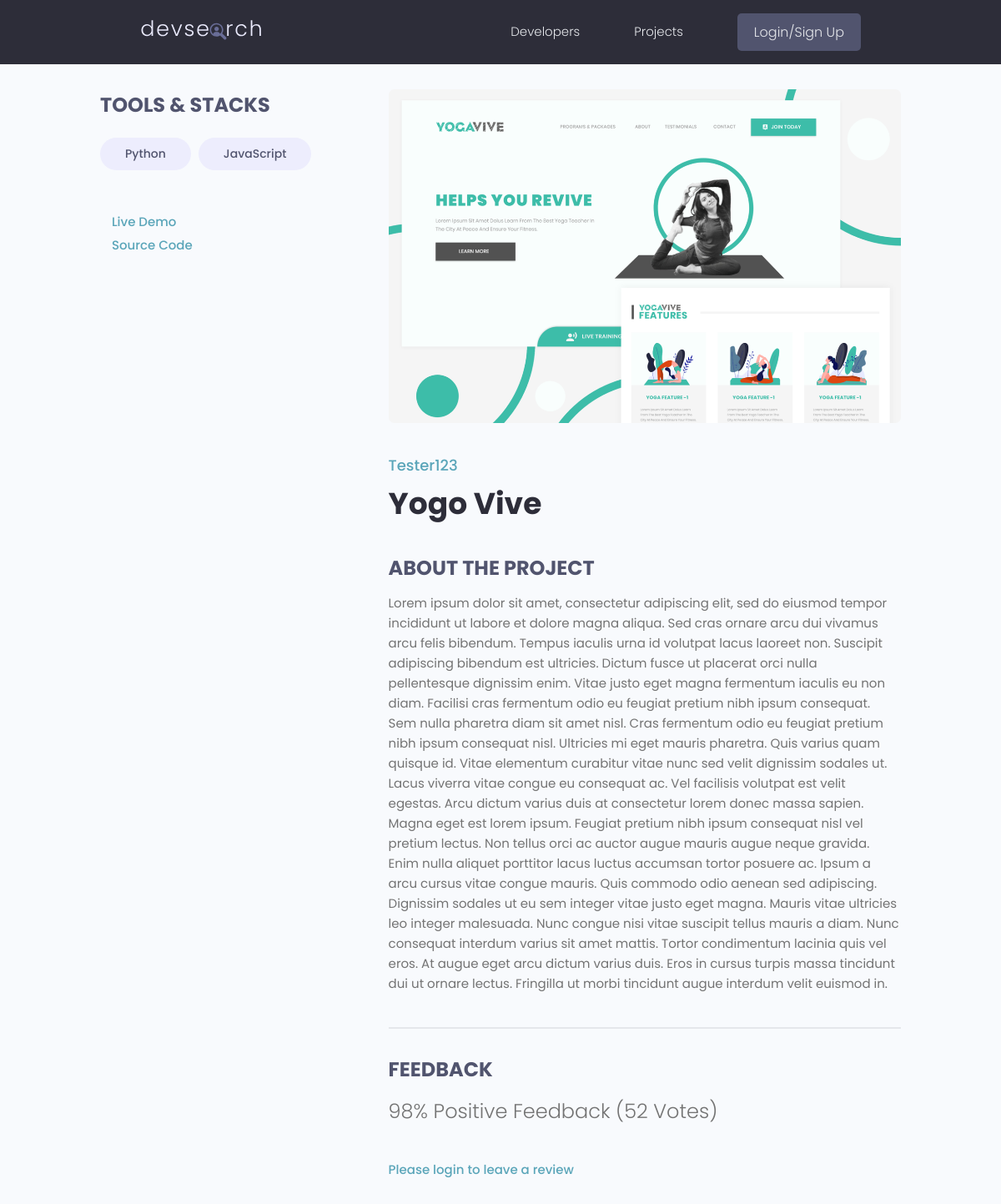
/projects/project/a10aabe8-fe93-4bb5-a4e2-f6f4116ffcdc/, run on an earlier commit of the app's database.
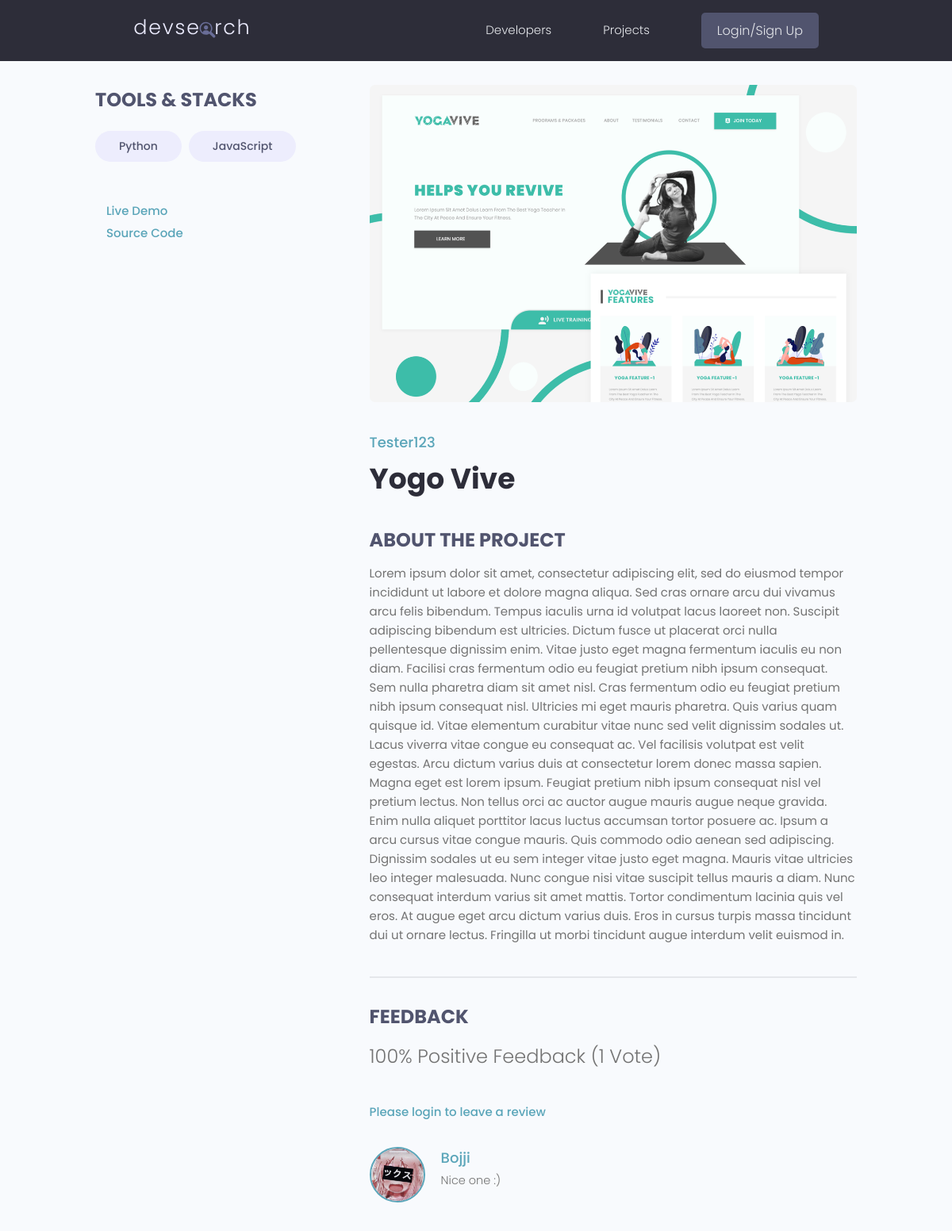
And on a later commit of the database.
### projects/models.py (models this page shows, shortened)
class Tag(models.Model):
    name = models.CharField(max_length=200)
    created = models.DateTimeField(auto_now_add=True)
    id = models.UUIDField(default=uuid.uuid4, unique=True,
                          primary_key=True, editable=False)
    def __str__(self) -> str:
        return self.name

class Project(models.Model):
    owner = models.ForeignKey(
        Profile, null=True, blank=True, on_delete=models.CASCADE)
    title = models.CharField(max_length=200)
    description = models.TextField(null=True, blank=True)
    featured_image = models.ImageField(
        null=True, blank=True, default="default.jpg")
    demo_link = models.CharField(max_length=2000, null=True, blank=True)
    src_link = models.CharField(max_length=2000, null=True, blank=True)
    tags = models.ManyToManyField('Tag', blank=True)
    vote_total = models.IntegerField(default=0, null=True, blank=True)
    vote_ratio = models.IntegerField(default=0, null=True, blank=True)
    created = models.DateTimeField(auto_now_add=True)
    id = models.UUIDField(default=uuid.uuid4, unique=True,
                          primary_key=True, editable=False)
    class Meta:
        ordering = ['-vote_ratio', '-vote_total', 'title']
    @property
    def image_url(self):
        try:
            url = self.featured_image.url
        except:
            url = ''
        return url
    @property
    def reviewers(self):
        queryset = self.review_set.all().values_list('owner__id', flat=True)
        return queryset

class Review(models.Model):
    VOTE_TYPE = (('up', 'Up Vote'), ('down', 'Down Vote'))
    owner = models.ForeignKey(
        Profile, on_delete=models.CASCADE, null=True, blank=True)
    project = models.ForeignKey(Project, on_delete=models.CASCADE)
    body = models.TextField(null=True, blank=True)
    value = models.CharField(max_length=10, choices=VOTE_TYPE)
    created = models.DateTimeField(auto_now_add=True)
    id = models.UUIDField(default=uuid.uuid4, unique=True,
                          primary_key=True, editable=False)
    class Meta:
        unique_together = [['owner', 'project']]

### users/models.py (models this page shows, shortened)
class Profile(models.Model):
    id = models.UUIDField(default=uuid.uuid4, unique=True,
                          primary_key=True, editable=False)
    user = models.OneToOneField(
        User, on_delete=models.CASCADE, null=True, blank=True)
    name = models.CharField(max_length=200, blank=True, null=True)
    username = models.CharField(max_length=200, blank=True, null=True)
    location = models.CharField(max_length=200, blank=True, null=True)
    email = models.EmailField(max_length=500, blank=True, null=True)
    short_intro = models.CharField(max_length=200, blank=True, null=True)
    bio = models.TextField(blank=True, null=True)
    profile_img = models.ImageField(
        null=True, blank=True, upload_to='profiles/', default='profiles/user-default.png')
    social_github = models.CharField(max_length=200, blank=True, null=True)
    social_twitter = models.CharField(max_length=200, blank=True, null=True)
    social_linkedin = models.CharField(max_length=200, blank=True, null=True)
    social_youtube = models.CharField(max_length=200, blank=True, null=True)
    social_website = models.CharField(max_length=200, blank=True, null=True)
    created = models.DateTimeField(auto_now_add=True)
    class Meta:
        ordering = ['created']

### projects/views.py (the view, shortened to what this page needs)
# urls.py: path('project/<str:pk>/', views.project, name='project'),
def project(request, pk):
    project_obj = Project.objects.get(id=pk)
    form = ReviewForm()
    context = {'project': project_obj, 'form': form}
    return render(request, 'projects/single-project.html', context)

### projects/templates/projects/single-project.html (shortened to what this page needs)
{% extends 'main.html' %}
{% block content %}
<main class="singleProject my-md">
    <div class="container">
        <div class="layout">
            <div class="column column--1of3">
                <h3 class="singleProject__subtitle">Tools & Stacks</h3>
                <div class="singleProject__toolStack">
                    {% for tag in project.tags.all %}
                    <span class="tag tag--pill tag--sub tag--lg">
                            <small>{{ tag }}</small>
                        </span>
                    {% endfor %}
                </div>
                {% if project.demo_link %}
                <a class="singleProject__liveLink" href="{{project.demo_link}}" target="_blank">
                    Live Demo
                </a>
                <br/>
                {% endif %}
                {% if project.src_link %}
                <a class="singleProject__liveLink" href="{{project.src_link}}" target="_blank">
                    Source Code
                </a>
                {% endif %}
            </div>
            <div class="column column--2of3">
                <img class="singleProject__preview" src="{{ project.image_url }}" alt="portfolio thumbnail"/>
                <a href="{% url 'user-profile' project.owner.id %}" class="singleProject__developer">{{ project.owner.name }}</a>
                <h2 class="singleProject__title">{{ project.title }}</h2>
                <h3 class="singleProject__subtitle">About the Project</h3>
                <div class="singleProject__info">
                    {{ project.description }}
                </div>
                <div class="comments">
                    <h3 class="singleProject__subtitle">Feedback</h3>
                    <h5 class="project--rating">
                        {{ project.vote_ratio }}% Positive Feedback ({{ project.vote_total }} Vote{{ project.vote_total | pluralize:"s" }})
                    </h5>
                    {% if request.user.profile.id in project.reviewers %}
                        <p>You have already submitted your review for this project</p>
                    {% elif request.user.profile == project.owner %}
                        <p>You cannot review your own work<p>
                    {% else %}
                        <a href="{% url 'login' %}?next={{request.path}}">Please login to leave a review</a>
                    {% endif %}
                    <div class="commentList">
                        {% for review in project.review_set.all %}
                            {% if review.body %}
                                <div class="comment">
                                    <a href="{% url 'user-profile' review.owner.id %}">
                                        <img class="avatar avatar--md"
                                            src="{{ review.owner.profile_img.url}}"
                                            alt="user"/>
                                    </a>
                                    <div class="comment__details">
                                        <a href="{% url 'user-profile' review.owner.id %}" class="comment__author">{{ review.owner.name}}</a>
                                        <p class="comment__info"> {{ review.body|linebreaksbr }} </p>
                                    </div>
                                </div>
                            {% endif %}
                        {% endfor %}
                    </div>
                </div>
            </div>
        </div>
    </div>
</main>
{% endblock content %}

### templates/main.html (shortened to what this page needs)
<!DOCTYPE html>
<html lang="en">
{% load static %}
<head>
  <link rel="stylesheet" href="https://cdn.iconmonstr.com/1.3.0/css/iconmonstr-iconic-font.min.css" />
  <link rel="stylesheet" href="{% static 'uikit/styles/uikit.css' %}" />
  <link rel="stylesheet" href="{% static 'styles/app.css' %}" />
</head>
<body>
{% include 'navbar.html' %}
{% block content %}
{% endblock content %}
</body>
</html>

### templates/navbar.html (shortened to what this page needs)
{% load static %}
<header class="header">
    <div class="container container--narrow">
        <a href="{% url 'profiles' %}" class="header__logo">
            <img src="{% static 'images/logo.svg' %}" alt="DevSearch Logo"/>
        </a>
        <nav class="header__nav">
            <ul class="header__menu">
                <li class="header__menuItem"><a href="{% url 'profiles' %}">Developers</a></li>
                <li class="header__menuItem"><a href="{% url 'projects' %}">Projects</a></li>
                {% if request.user.is_authenticated %}
                    <li class="header__menuItem"><a href="{% url 'inbox' %}">Inbox</a></li>
                    <li class="header__menuItem"><a href="{% url 'user-account' %}">My Account</a></li>
                    <li class="header__menuItem"><a href="{% url 'create-project' %}" class="btn btn--sub">Add Project</a></li>
                    <li class="header__menuItem"><a href="{% url 'logout' %}" class="btn btn--sub">Log Out</a></li>
                {% else %}
                    <li class="header__menuItem"><a href="{% url 'login' %}" class="btn btn--sub">Login/Sign Up</a></li>
                {% endif %}
            </ul>
        </nav>
    </div>
</header>

### static/styles/app.css (style rules this page uses)
:root { --color-sub: #2d2d39; }
.btn--sub { background-color: var(--color-sub-light); }
img { width: 100%; }
.header { position: sticky; z-index: 111; background-color: var(--color-sub); padding: 1.5rem 0; }
.header > .container { display: flex; justify-content: space-between; align-items: center; }
.header__logo > img { height: 3.8rem; }
.header__nav > ul { display: inline-flex; align-items: center; list-style: none; gap: 6.5rem; }
.header__menuItem > a { color: var(--color-light); font-weight: 300; }
.singleProject .column--1of3 { order: 2; }
@media screen and (min-width: 1081px) { .singleProject .column--1of3 { order: 1; } }
@media screen and (min-width: 1081px) { .singleProject .column--2of3 { order: 2; } }
.singleProject__toolStack { margin-top: 2rem; margin-bottom: 4rem; }
.singleProject__liveLink { font-weight: 500; transition: all 0.3s ease-in-out; border-bottom: 2px solid transparent; }
.singleProject__preview { height: 50vh; object-fit: cover; object-position: top center; margin-bottom: 3rem; border-radius: 0.7rem; }
.singleProject__developer { font-size: 1.8rem; font-weight: 500; }
.singleProject__title { font-size: 3.6rem; font-weight: 700; color: var(--color-sub); margin-bottom: 3rem; }
.project--rating { margin-bottom: 1.6em; margin-top: 0.5em; }
.singleProject__subtitle { text-transform: uppercase; font-size: 2.4rem; font-weight: 700; color: var(--color-sub-light); margin-bottom: 1rem; }
.comments { margin-top: 4rem; padding-top: 3rem; border-top: 2px solid var(--color-light); }
.commentList { margin: 3rem 0; }
.comment { display: flex; gap: 2rem; }
.comment__author { font-size: 1.8rem; }
.comment__info { font-size: 1.45rem; }

### static/uikit/styles/modules/_variables.css (style rules this page uses)
:root { --color-main: #5aa5b9; --color-main-light: #e6faff; --color-sub: #3f4156; --color-sub-light: #51546e; --color-sub-lighter: #ededfd; --color-text: #737373; --color-gray: #8b8b8b; --color-light: #e5e7eb; --color-light-gray: #767676; --color-bg: #f8fafd; --color-white: #fffefd; --color-white-light: #f3f3f3; --color-success: #359e64; --color-success-bg: #def8e8; --color-error: #fc4b0b; --color-error-bg: #fff2ee; --font-base: 'Poppins', arial, helvetica, 'Segoe UI', roboto, ubuntu, sans-serif; --font-monospace: 'Fira Code', 'Courier New', courier, monospace; --font-regular: 300; --font-medium: 500; --font-bold: 700; --generic-shadow: 1px 1px 5px #00000010; --generic-transition: all 0.3s ease-in-out; }

### static/uikit/styles/modules/_base.css (style rules this page uses)
* { margin: 0; padding: 0; box-sizing: border-box; text-rendering: optimizeLegibility; color: inherit; font-size: inherit; }
html { font-size: 50%; }
@media only screen and (min-width: 480px) { html { font-size: 56.25%; } }
@media only screen and (min-width: 1200px) { html { font-size: 62.5%; } }
body { line-height: 1.6; font-weight: 400; font-size: 1.5rem; color: var(--color-text); background-color: var(--color-bg); min-height: 100vh; }

### static/uikit/styles/modules/_typography.css (style rules this page uses)
* { font-family: var(--font-base); }
h2 { font-size: 3.6rem; font-weight: var(--font-bold); }
h3 { font-size: 3.2rem; font-weight: var(--font-medium); }
h5 { font-size: 2.4rem; font-weight: var(--font-medium); }
h5, h6 { font-weight: var(--font-regular); }
p, span, strong { font-size: 1.6rem; color: var(--color-text); font-weight: var(--font-regular); }
a { padding-bottom: 2px; text-decoration: none; display: inline-block; color: var(--color-main); font-weight: var(--font-medium); }

### static/uikit/styles/modules/_utilities.css (style rules this page uses)
.container { width: 92%; max-width: 165rem; margin: 0 auto; box-sizing: border-box; }
.container--narrow { width: 92%; max-width: 120rem; }
@media screen and (min-width: 1000px) { .container { width: 90%; } }
@media screen and (min-width: 1000px) { .container--narrow { width: 85%; } }
@media screen and (min-width: 1200px) { .container { width: 80%; } }
@media screen and (min-width: 1200px) { .container--narrow { width: 72%; } }
.my-md { margin: 3rem auto; }

### static/uikit/styles/modules/_avatar.css (style rules this page uses)
.avatar { border-radius: 50%; border: 2px solid var(--color-main); object-fit: cover; }
.avatar--md { height: 7rem; width: 7rem; }

### static/uikit/styles/modules/_layout.css (style rules this page uses)
.layout { display: flex; flex-flow: row wrap; justify-content: space-between; }
.layout > .column { margin-bottom: 3rem; }
.layout > .column.column--1of3 { flex-basis: 30%; }
.layout > .column.column--2of3 { flex-basis: 64%; }

What changed in the data, as far as the page shows it:
changed Project "Yogo Vive": vote_ratio "98" → "100"; vote_total "52" → "1"; vote_total|pluralize "s" → (not shown)
added Review: owner.profile_img (picture), owner.name "Bojji", body "Nice one :)"
